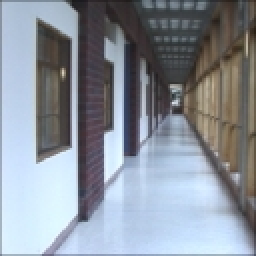
%> input picture featureComputation/textureFilters/gist/test.jpg, 128 x 128 px (shown 2 times larger)
$ octave --eval "result = cbi_log(rgb2gray(imread('gist/test.jpg')));"   (GNU Octave 9; MATLAB toolbox functions it lacks are replaced by stand-ins)
%> lines starting %> are read from the running program, lines starting %| are printed output that depends on the picture
%% Synaptic Vesicle Feature
function [feat] = cbi_log(I1)
I = double(I1);
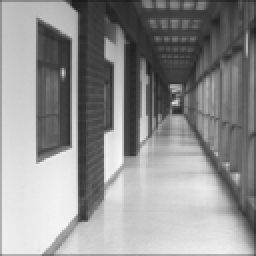
%> I: size 128x128 double (shown 2 times larger); min 26, max 246, mean 144.3
% This code performs an adaptive histogram equalization
featVal1 = doFilt( I,  normalise( fspecial('log', [49 49], 7) ) );


feat = [featVal1(:)]';

function f=normalise(f),
f=f-mean(f(:)); f=f/sum(abs(f(:)));
return

function featVal = doFilt(I4, f)
numRetain = 25;
I3 = uint8(I4);
I2 = adapthisteq( I3 );
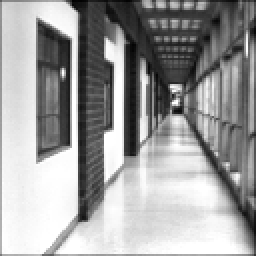
%> I2: size 128x128 uint8 (shown 2 times larger); min 0, max 255, mean 157.7
%I1 = medfilt2(I3);
I1 = double(I2);
F1 = imfilter(I1 , f, 'conv', 'same');
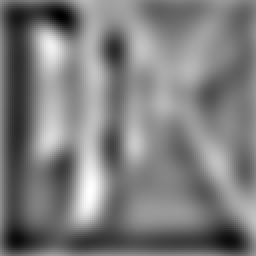
%> F1: size 128x128 double (shown 2 times larger); min -77.66, max 59.7, mean -9.8; drawn with min black and max white
lmax1 = F1 > imdilate(F1, [1 1 1; 1 0 1; 1 1 1]);
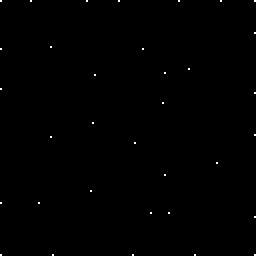
%> lmax1: size 128x128 logical (shown 2 times larger); 0.21% white in thin lines or dots
lval1 = F1(lmax1);
%> lval1 = 34 values, max 59.7 at index 12, min -12.84 at index 6, mean 10.71
[lval1Sort lval1SortIndex] = sort(lval1, 'descend');
%> lval1Sort = 34 values, max 59.7 at index 1, min -12.84 at index 34, mean 10.71; lval1SortIndex = 34 values, max 34 at index 20, min 1 at index 22, mean 17.5
[lmax1Y lmax1X] = find(lmax1);
%> lmax1Y = 34 values from 1 to 128; lmax1X = 34 values from 1 to 128
lmax1 = lmax1(lval1SortIndex);
%> lmax1 = 34 logical values, 2 true
numRetain = min( numel(lmax1Y), numRetain );
%> numRetain = 25
lmax1Y = lmax1Y(lval1SortIndex); lmax1Y = lmax1Y(1:numRetain);
%> after `lmax1Y = lmax1Y(lval1SortIndex)`: lmax1Y = 34 values, max 128 at index 15, min 1 at index 12, mean 60.47
%> after `lmax1Y = lmax1Y(1:numRetain)`: lmax1Y = 25 values, max 128 at index 15, min 1 at index 12, mean 61.48
lmax1X = lmax1X(lval1SortIndex); lmax1X = lmax1X(1:numRetain);
%> after `lmax1X = lmax1X(lval1SortIndex)`: lmax1X = 34 values, max 128 at index 7, min 1 at index 22, mean 66.24
%> after `lmax1X = lmax1X(1:numRetain)`: lmax1X = 25 values, max 128 at index 7, min 1 at index 22, mean 69.92

% figure(10);  imshow(uint8(I1)); hold on; plot(lmax1X, lmax1Y, 'r*');  hold off; title( [num2str(median(lval1Sort(1:numRetain)) ) ]);
%             pause;
featVal = [median(lval1Sort(1:numRetain))];
%> featVal = 14.66
